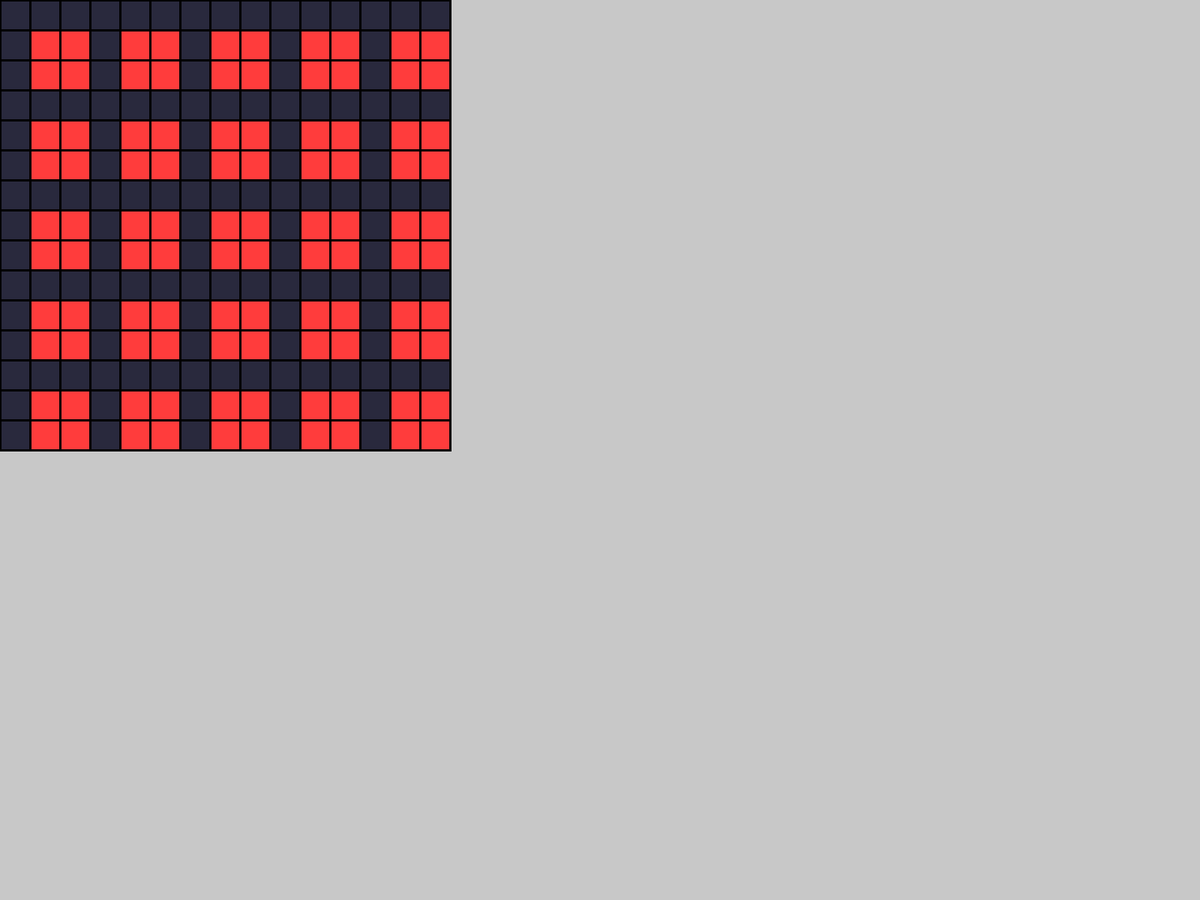
Frame 1 (no input)
Frame 60 (the mouse pressed at the canvas centre just before this capture): identical to frame 1, image omitted
Frame 120 (the mouse held since frame 60 and released just before this capture): identical to frame 1, image omitted

The Processing sketch that drew this single still picture (run headless with seeded random() and noise(); from frame 60 on, the mouse is pressed at the canvas centre):

// Processing sketch: Topdown_driver
// ── Topdown_driver.pde
//Top-down driver sim
//Car mechanics use from car_bot
//16/11/2020

//'b' to turn on bot | v to dis-/enable map mode | x to dis-/enable map maker mode

float playerLength = 50;
PVector camPos = new PVector(0, 0);
PVector f = new PVector(0, 0);

boolean mapMode = true;
float mapScale = 0.1;
boolean inLevelCreation = true;
boolean canChangeMapInDriveMode = true;

//Movement
boolean[] keys = new boolean[4];
boolean left, right, gas, brake;
PVector targetPos;
float dstToTarget;
boolean alignToRoad = true;
float alignToRoadSpeed = 0.01;
float alignToRoadActivationAngle = 16;
float freecamSpeed = 15;

//Targets
float targetRot;
float targetSpeed;

//Default bot parameters
float defaultAcceleration = 0.03;
float defaultRotSpeed = 2;
float defaultDistanceSpeedMult = 0.06;
float defaultMinSpeed = 1;
float defaultMaxSpeed = 40;
float defaultSpeedFalloffPerFrame = 0.01;

//UI
PVector headingCirclePos = new PVector(1920-80, 1080-80);
float headingRadius = 70;
float headingCircleWeight = 3;

PVector speedIndicatorPos = new PVector(1920-250, 1080-80);
float speedIndicatorRadius = 70;
float speedIndicatorWeight = 3;
//135 to 225

//Tiles (world)
int worldSize = 15;
Tile[][] tiles = new Tile[worldSize][worldSize];
float tilePixelSize = 400;
float roadWidth = 300;
float sideWalkWidth = (tilePixelSize-roadWidth)/2;
int roadArcRadius = 170; //Shouldn't be higher than roadWidth
int stripesPerRoad = 4;
float stripeWidth = 10;
float stripeSize = tilePixelSize/(stripesPerRoad*2);
color sidewalkColor = color(130);
color roadColor = color(41, 41, 61);
boolean drawSideWalkLines = true;


//Car(acceleration, minSpeed, maxSpeed, rotSpeed, PVector startPos)
Car player = new Car(defaultAcceleration, defaultMinSpeed, defaultMaxSpeed, defaultRotSpeed, new PVector(0, 0));

void setup() {
  fullScreen();
  strokeWeight(3);
  generateWorldTiles();
}

void draw() {
  strokeWeight(3);
  background(200);
  targetPos = new PVector(mouseX+camPos.x, mouseY+camPos.y);
  //rot = mouseX;
  if (mapMode) renderMap();
  else renderWorld();
  if (!inLevelCreation) {
    player.update();
    camPos.x = player.pos.x-width/2 + player.currentSpeed*cos(radians(player.rot))*5;
    camPos.y = player.pos.y-height/2 + player.currentSpeed*sin(radians(player.rot))*5;
  }
  else {
    freeCam();
  }
}

void freeCam() {
  camPos.y += freecamSpeed * (keys[2] ? 1 : (keys[0] ? -1 : 0));
  camPos.x += freecamSpeed * (keys[3] ? 1 : (keys[1] ? -1 : 0));
}

void generateWorldTiles() {
  for (int y = 0; y < worldSize; y++) {
    for (int x = 0; x < worldSize; x++) {
      tiles[x][y] = new Tile(x, y, ((x % 3 == 0 || y % 3 == 0)) ? 1 : 0);
    }
  }
  for (int y = 0; y < worldSize; y++) {
    for (int x = 0; x < worldSize; x++) {
      tiles[x][y].setConnectedRoad();
    }
  }
}

void renderMap() {
  pushMatrix();
  translate(-camPos.x*mapScale, -camPos.y*mapScale);
  for (int y = 0; y < worldSize; y++) {
    for (int x = 0; x < worldSize; x++) {
      //if (abs((camPos.x + width/2) - (x+0.5)*tilePixelSize) < (width+tilePixelSize)/2 && abs((camPos.y + height/2) - (y+0.5)*tilePixelSize) < (height+tilePixelSize)/2) tiles[x][y].render();
      if (tiles[x][y].type == 0) fill(255, 60, 60);
      else if (tiles[x][y].type == 1) fill(roadColor);
      stroke(0);
      rect(x*tilePixelSize*mapScale, y*tilePixelSize*mapScale, tilePixelSize*mapScale, tilePixelSize*mapScale);
    }
  }
  
  popMatrix();
}

void renderWorld() {
  pushMatrix();
  translate(-camPos.x, -camPos.y);
  circle(0, 0, 50);
  fill(255, 0, 0);
  circle(targetPos.x, targetPos.y, 25);
  for (int y = 0; y < worldSize; y++) {
    for (int x = 0; x < worldSize; x++) {
      if (abs((camPos.x + width/2) - (x+0.5)*tilePixelSize) < (width+tilePixelSize)/2 && abs((camPos.y + height/2) - (y+0.5)*tilePixelSize) < (height+tilePixelSize)/2) tiles[x][y].render();
    }
  }
  
  popMatrix();
}



float minClamp(float x, float clamp) {
  if (x < clamp) return clamp;
  return x;
}

void mousePressed() {
  setTileType();
}

void mouseDragged() {
  setTileType();
}

void setTileType() {
  if (inLevelCreation || canChangeMapInDriveMode) {
    int mx = constrain(floor((mouseX+camPos.x*(mapMode ? mapScale : 1))/(tilePixelSize*(mapMode ? mapScale : 1))), 0, worldSize-1);
    int my = constrain(floor((mouseY+camPos.y*(mapMode ? mapScale : 1))/(tilePixelSize*(mapMode ? mapScale : 1))), 0, worldSize-1);
    tiles[mx][my].type = (mouseButton == LEFT ? 1 : 0);
    for (int y = my-1; y < my+2; y++) {
      for (int x = mx-1; x < mx+2; x++) {
        if (x < worldSize && y < worldSize && x >= 0 && y >= 0) {
          tiles[x][y].setConnectedRoad();
        }
      }
    }
  }
}

void keyPressed () {
  if (key == 'w') {
    keys[0] = true;
  } else if (key == 'a') {
    keys[1] = true;
  } else if (key == 's') {
    keys[2] = true;
  } else if (key == 'd') {
    keys[3] = true;
  }
  if (key == 'b') {
    player.mouseDrive = !player.mouseDrive;
  }
  if (key == 'x') {
    inLevelCreation = !inLevelCreation;
    mapMode = false;
  }
  if (key == 'v') {
    mapMode = !mapMode;
    if (mapMode) inLevelCreation = true;
  }
}

void keyReleased () {
  if (key == 'w') {
    keys[0] = false;
  } else if (key == 'a') {
    keys[1] = false;
  } else if (key == 's') {
    keys[2] = false;
  } else if (key == 'd') {
    keys[3] = false;
  }
}

// ── AICar.pde
class AICar {
  
  float acceleration;
  float minSpeed;
  float maxSpeed;
  float rotSpeed;
  float currentSpeed;
  float rot = 0;
  PVector pos = new PVector(0, 0);
  
  
  AICar(float acceleration_, float minSpeed_, float maxSpeed_, float rotSpeed_, PVector startPos) {
    acceleration = acceleration_;
    minSpeed = minSpeed_;
    maxSpeed = maxSpeed_;
    rotSpeed = rotSpeed_;
    pos = startPos;
  }
  
  void feedbackLoop() {
    left = false;
    right = false;
    gas = false;
    brake = false;
    //Turning
    if (rot != (int)(targetRot/rotSpeed)*rotSpeed) {
      float rightDiff = (targetRot-rot); //difference in degrees on right side, seen from the current point
      if (rightDiff < 0)
        rightDiff+=360;
      float leftDiff = (rot-targetRot); //difference in degrees on right side, seen from the current point
      if (leftDiff < 0)
        leftDiff+=360;
      if (leftDiff < rightDiff) {
        left = true;
      } else {
        right = true;
      }
    }
    //Speed
    if (currentSpeed < targetSpeed) {
      gas = true;
    } else {
      brake = true;
    }
  }
}

// ── Car.pde
class Car {
  
  boolean mouseDrive = false;
  float acceleration;
  float minSpeed;
  float maxSpeed;
  float rotSpeed;
  float currentSpeed;
  float rot = 0;
  PVector pos = new PVector(0, 0);
  
  
  Car (float acceleration_, float minSpeed_, float maxSpeed_, float rotSpeed_, PVector startPos) {
    acceleration = acceleration_;
    minSpeed = minSpeed_;
    maxSpeed = maxSpeed_;
    rotSpeed = rotSpeed_;
    pos = startPos;
  }
  
  
  void update() {
    if (mouseDrive) feedbackLoop();
    drive();
    drawPlayer();
    drawUI();
    drawText();
  }
  
  
  void drawPlayer() {
    //line(pos.x-(cos(radians(rot))*playerLength), pos.y-(sin(radians(rot))*playerLength), pos.x+(cos(radians(rot))*playerLength), pos.y+(sin(radians(rot))*playerLength));
    stroke(0);
    pushMatrix();
    fill(255);
    translate(pos.x-camPos.x, pos.y-camPos.y);
    rotate(radians(rot));
    rect(-30, -20, 60, 40);
    rect(-20, -20, 30, 40);
    rotate(radians(-rot));
    translate(-pos.x, -pos.y);
    popMatrix();
  }
  
  
  void feedbackLoop() {
    left = false;
    right = false;
    gas = false;
    brake = false;
    //Turning
    if (rot != (int)(targetRot/rotSpeed)*rotSpeed) {
      float rightDiff = (targetRot-rot); //difference in degrees on right side, seen from the current point
      if (rightDiff < 0) rightDiff+=360;
      float leftDiff = (rot-targetRot); //difference in degrees on right side, seen from the current point
      if (leftDiff < 0) leftDiff+=360;
      
      if (min(leftDiff, rightDiff) < rotSpeed) {
        if (leftDiff < rightDiff) rot -= leftDiff;
        else right = true; rot += rightDiff;
      }
      else {
        if (leftDiff < rightDiff) left = true;
        else right = true;
      }
    }
    //Speed
    if (currentSpeed < targetSpeed) {
      gas = true;
    } else {
      brake = true;
    }
  }
  
  
  
  void drive() {
    //Getting player input
    if (!mouseDrive) {
      gas = keys[0];
      left = keys[1];
      brake = keys[2];
      right = keys[3];
    }
    //Handling input input
    if (right) rot += rotSpeed;
    if (left) rot -= rotSpeed;
    if (gas) currentSpeed += acceleration;
    if (brake) currentSpeed -= acceleration*1.7;
    
    rot = rot%360;
    if (rot < 0) rot += 360;
    
    if (alignToRoad && min((rot % 90), 90-(rot % 90)) < alignToRoadActivationAngle && !mouseDrive) {
      if (rot % 90 < alignToRoadActivationAngle) {
        rot -= rot % 90 * alignToRoadSpeed;
      } else if (90-(rot % 90) < alignToRoadActivationAngle) {
        rot += (90-(rot % 90)) * alignToRoadSpeed;
      }
    }
    
    currentSpeed -= defaultSpeedFalloffPerFrame;
    currentSpeed = minClamp(currentSpeed, 0);
    dstToTarget = sqrt(sq(targetPos.x-pos.x) + sq(targetPos.y-pos.y));
    targetSpeed = dstToTarget*defaultDistanceSpeedMult;
    if (targetSpeed > maxSpeed) targetSpeed = maxSpeed;
    
    
    pos.add(new PVector(f.x, -f.y));
    pos.add(new PVector(cos(radians(rot))*currentSpeed, sin(radians(rot))*currentSpeed));
  }
  
  void drawUI() {
    fill(255);
    targetRot = (450 - degrees(atan2(targetPos.x-pos.x, targetPos.y-pos.y)))%360;
    /*
    targetRot -= 90;
    targetRot = 360-targetRot;
    targetRot = targetRot%360;
    */
    
    //Heading to mouse indicator
    strokeWeight(headingCircleWeight);
    circle(headingCirclePos.x, headingCirclePos.y, headingRadius*2);
    stroke(255, 0, 0);
    line(headingCirclePos.x, headingCirclePos.y, headingCirclePos.x+cos(radians(targetRot))*headingRadius, headingCirclePos.y+sin(radians(targetRot))*headingRadius);
    stroke(0);
    line(headingCirclePos.x, headingCirclePos.y, headingCirclePos.x+cos(radians(rot))*headingRadius, headingCirclePos.y+sin(radians(rot))*headingRadius);
    
    //Speed indicator
    arc(speedIndicatorPos.x, speedIndicatorPos.y, speedIndicatorRadius*2, speedIndicatorRadius*2, 3*QUARTER_PI, PI+5*QUARTER_PI, PIE);
    float speedIndicatorRot = map(currentSpeed, 0, maxSpeed, 140, 400);  
    float targetSpeedIndicatorRot = map(targetSpeed, 0, maxSpeed, 140, 400);  
    line(speedIndicatorPos.x, speedIndicatorPos.y, speedIndicatorPos.x+cos(radians(speedIndicatorRot))*speedIndicatorRadius, speedIndicatorPos.y+sin(radians(speedIndicatorRot))*speedIndicatorRadius);
    stroke(255, 0, 0);
    line(speedIndicatorPos.x, speedIndicatorPos.y, speedIndicatorPos.x+cos(radians(targetSpeedIndicatorRot))*speedIndicatorRadius, speedIndicatorPos.y+sin(radians(targetSpeedIndicatorRot))*speedIndicatorRadius);
    stroke(0);
  }
  
  void drawText() {
    textSize(30);
    fill(0);
    text("Rot: " + rot + "\nTarget rot: " + targetRot + "\nTarget: " + targetPos + "\nDst from target: " + dstToTarget + "\nPos: "+ (int)pos.x + ", "  + (int)pos.y + "\nCam pos: "+ (int)camPos.x + ", "  + (int)camPos.y + "\nSpeed: " + currentSpeed + "\nMouse drive: " + mouseDrive + "\nRot cos" + cos(radians(rot)), 0, 60);
  }
}

// ── Tile.pde
class Tile {
  
  PVector pos = new PVector(0, 0); //Also index in 2D array of all tiles, might be temporary as could only be used for finite world
  int type = 0;
  boolean[] connectedRoad = new boolean[4];
  int totalRoadsConnected = 0;
  int highestConnectedRoad = 0;
  int roadType = 0;
  /*
  
  Road types:
  
  0: no connected roads
  1: single connection
  2: dual connection: bend
  3: dual connection: straight road
  4: triple connection
  5: quadruple connection (will be upgraded to have roundabout, street lights and simple crossing types)
  
  
  
  ConnectedRoad:
  _______
  |  0  |
  |3   1|
  |  2  |
  -------
  
  Types:
  0: Building
  1: Road
  
  */
  
  Tile(int x, int y, int t) {
    pos = new PVector(x, y);
    type = t;
  }
  
  void setConnectedRoad() {
    for (int i = 0; i < 4; i++) {
      connectedRoad[i] = false;
    }
    totalRoadsConnected = 0;
    int x = (int)pos.x;
    int y = (int)pos.y;
    if (y > 0) { if (tiles[x][y-1].type == 1) { connectedRoad[0] = true; totalRoadsConnected++; highestConnectedRoad = 0; }}
    if (x < worldSize-1) { if (tiles[x+1][y].type == 1) { connectedRoad[1] = true; totalRoadsConnected++; highestConnectedRoad = 1; }}
    if (y < worldSize-1) { if (tiles[x][y+1].type == 1) { connectedRoad[2] = true; totalRoadsConnected++; highestConnectedRoad = 2; }}
    if (x > 0) { if (tiles[x-1][y].type == 1) { connectedRoad[3] = true; totalRoadsConnected++; highestConnectedRoad = 3; }}
    calculateRoadType();
  }
  
  void calculateRoadType() {
    switch (totalRoadsConnected) {
      case 0:
        roadType = 0;
        break;
      case 1: 
        roadType = 1;
        break;
      case 2: 
        //check for bend
        boolean bend = false;
        for (int i = 0; i < 4; i++) {
          if ((connectedRoad[highestConnectedRoad] && connectedRoad[(highestConnectedRoad == 3) ? 0 : highestConnectedRoad+1]) || 
          (connectedRoad[highestConnectedRoad] && connectedRoad[(highestConnectedRoad == 0) ? 3 : highestConnectedRoad-1])) {
            bend = true;
          }
        }
        if (bend) {
          roadType = 2;
          break;
        }
        roadType = 3;
        break;
      case 3:
        roadType = 4;
        break;
      case 4: 
        roadType = 5;
        break;
    }
  }
  
  void render() {
    pushMatrix();
    translate(pos.x*tilePixelSize, pos.y*tilePixelSize);
    if (type == 0) renderBuilding();
    if (type == 1) renderRoad();
    popMatrix();
  }
  
  void renderBuilding() {
    fill(255, 60, 60);
    float offsetFromOtherTiles = 0;
    rect(offsetFromOtherTiles, offsetFromOtherTiles, tilePixelSize-offsetFromOtherTiles*2, tilePixelSize-offsetFromOtherTiles*2);
  }
  
  void renderRoad() {
    pushMatrix();
    
    switch (roadType) {
      case 0:
        //No roads connected
        noStroke();
        fill(sidewalkColor);
        rect(0, 0, tilePixelSize, tilePixelSize);
        
        fill(roadColor);
        
        float far = tilePixelSize-sideWalkWidth-(0.5*roadArcRadius);
        float close = sideWalkWidth+0.5*roadArcRadius;
        
        
        if (drawSideWalkLines) stroke(0);
        else noStroke();
        rect(sideWalkWidth, sideWalkWidth, roadWidth, roadWidth, roadArcRadius/2);
        break;
        
        
      case 1:
        //Single road connected
        pushMatrix();
        translate(tilePixelSize/2, tilePixelSize/2);
        rotate(PI/2*highestConnectedRoad);
        translate(-tilePixelSize/2, -tilePixelSize/2);
        
        fill(sidewalkColor);
        noStroke();
        rect(0, 0, tilePixelSize, tilePixelSize);
        fill(roadColor);
        
        far = tilePixelSize-sideWalkWidth-(0.5*roadArcRadius);
        close = sideWalkWidth+0.5*roadArcRadius;
        /*
        arc(far, far, roadArcRadius, roadArcRadius, 0, PI/2);
        arc(close, far, roadArcRadius, roadArcRadius, PI/2, PI);
        rect(close, far, far-close, roadArcRadius/2);
        rect(sideWalkWidth, 0, roadWidth, tilePixelSize - sideWalkWidth-roadArcRadius/2);
        */
        noStroke();
        rect(sideWalkWidth, 0, roadWidth, tilePixelSize - sideWalkWidth, 0, 0, roadArcRadius/2, roadArcRadius/2);
        
        //Stripes
        fill(255);
        noStroke();
        for (int i = 0; i < ceil(stripesPerRoad/2); i++) {
          rect(tilePixelSize/2 - stripeWidth/2, (i+0.25)*stripeSize*2, stripeWidth, stripeSize);
        }
        
        //Lines:
        if (drawSideWalkLines) {
          stroke(0);
          noFill();
          line(close, tilePixelSize-(0.5*(tilePixelSize-roadWidth)), far, tilePixelSize-(0.5*(tilePixelSize-roadWidth)));
          line(sideWalkWidth, 0, sideWalkWidth, tilePixelSize - sideWalkWidth-roadArcRadius/2);
          line(tilePixelSize-sideWalkWidth, 0, tilePixelSize-sideWalkWidth, tilePixelSize - sideWalkWidth-roadArcRadius/2);
          arc(far, far, roadArcRadius, roadArcRadius, 0, PI/2);
          arc(close, far, roadArcRadius, roadArcRadius, PI/2, PI);
        }
        popMatrix();
        break;
        
        
      case 2:
        //2 connected roads: bend road
        translate(tilePixelSize/2, tilePixelSize/2);
        if (highestConnectedRoad == 3 && connectedRoad[0]) rotate(PI/2);
        rotate(PI + PI/2*highestConnectedRoad);
        translate(-tilePixelSize/2, -tilePixelSize/2);
        noStroke();
        
        fill(sidewalkColor);
        rect(0, 0, tilePixelSize, tilePixelSize);
        
        fill(roadColor);
        rect(sideWalkWidth, sideWalkWidth, tilePixelSize-sideWalkWidth, tilePixelSize-sideWalkWidth, roadArcRadius/2, 0, 0, 0);
        
        
        //Stripes
        fill(255);
        noStroke();
        //rect(tilePixelSize/2, tilePixelSize/2, tilePixelSize/2, tilePixelSize/2, roadArcRadius/2, 0, 0, 0); 
        rect(tilePixelSize/2-stripeWidth/2, tilePixelSize/2-stripeWidth/2, tilePixelSize/2+stripeWidth/2, tilePixelSize/2+stripeWidth/2, roadArcRadius/2, 0, 0, 0); 
        fill(roadColor);
        rect(tilePixelSize/2+stripeWidth/2, tilePixelSize/2+stripeWidth/2, tilePixelSize/2-stripeWidth/2, tilePixelSize/2-stripeWidth/2, roadArcRadius/2-stripeWidth, 0, 0, 0); 
        for (int i = 0; i < stripesPerRoad+1; i++) {
          arc(tilePixelSize, tilePixelSize, (tilePixelSize-sideWalkWidth-3)*2, (tilePixelSize-sideWalkWidth-3)*2, constrain(-PI/(stripesPerRoad*8) + i*PI/(stripesPerRoad*2), 0, PI/2) + PI, constrain(-PI/(stripesPerRoad*8) + (i+0.5)*PI/(stripesPerRoad*2), 0, PI/2) + PI);
          //arc(tilePixelSize, tilePixelSize, (tilePixelSize-sideWalkWidth-3)*2, (tilePixelSize-sideWalkWidth-3)*2, constrain(-PI/(stripesPerRoad*2), 0, PI/2) + PI, constrain(-PI/(stripesPerRoad*2) + 1.5*PI/(stripesPerRoad*2), 0, PI/2) + PI);
        }
        
        
        //Sidewalk
        fill(sidewalkColor);
        arc(tilePixelSize, tilePixelSize, sideWalkWidth*2, sideWalkWidth*2, PI, PI+PI/2);
        
        if (drawSideWalkLines) { 
          stroke(0);
          noFill();
          //Sidewalk
          arc(tilePixelSize, tilePixelSize, sideWalkWidth*2, sideWalkWidth*2, PI, PI+PI/2);
          //Street
          line(sideWalkWidth, sideWalkWidth + roadArcRadius/2, sideWalkWidth, tilePixelSize);
          line(sideWalkWidth + roadArcRadius/2, sideWalkWidth, tilePixelSize, sideWalkWidth);
          arc(sideWalkWidth + roadArcRadius/2, sideWalkWidth + roadArcRadius/2, roadArcRadius, roadArcRadius, PI, PI+PI/2);
        }
        break;
        
      case 3:
        //2 Connected roads: straight road
        pushMatrix();
        if (highestConnectedRoad == 3) {
          translate(tilePixelSize/2, tilePixelSize/2);
          rotate(PI/2);
          translate(-tilePixelSize/2, -tilePixelSize/2);
        }
        noStroke();
        fill(sidewalkColor);
        rect(0, 0, tilePixelSize, tilePixelSize);
        
        
        fill(roadColor);
        noStroke();
        rect(sideWalkWidth, 0, roadWidth, tilePixelSize);
        if (drawSideWalkLines) {
          stroke(0);
          line(sideWalkWidth, 0, sideWalkWidth, tilePixelSize);
          line(tilePixelSize-sideWalkWidth, 0, tilePixelSize-sideWalkWidth, tilePixelSize);
        }
        
        //Stripes
        fill(255);
        noStroke();
        for (int i = 0; i < stripesPerRoad; i++) {
          rect(tilePixelSize/2 - stripeWidth/2, (i+0.25)*stripeSize*2, stripeWidth, stripeSize);
        }
        
        popMatrix();
        break;
        
        
      case 4:
        //Triple connected roads
        translate(tilePixelSize/2, tilePixelSize/2);
        if (highestConnectedRoad == 3 && connectedRoad[0]) {
          rotate(PI/2);
          if (connectedRoad[1]) rotate(PI/2);
        }
        rotate(PI/2 + PI/2*highestConnectedRoad);
        translate(-tilePixelSize/2, -tilePixelSize/2);
        
        noStroke();
        fill(roadColor);
        rect(0, 0, tilePixelSize, tilePixelSize);
        
        //Stripes
        fill(255);
        noStroke();
        //rect(tilePixelSize/2, tilePixelSize/2, tilePixelSize/2, tilePixelSize/2, roadArcRadius/2, 0, 0, 0); 
        rect(tilePixelSize/2-stripeWidth/2, tilePixelSize/2-stripeWidth/2, tilePixelSize/2+stripeWidth/2, tilePixelSize/2+stripeWidth/2, roadArcRadius/2, 0, 0, 0); 
        rect(0, tilePixelSize/2-stripeWidth/2, tilePixelSize/2+stripeWidth/2, tilePixelSize/2+stripeWidth/2, 0, roadArcRadius/2, 0, 0); 
        fill(roadColor);
        rect(tilePixelSize/2+stripeWidth/2, tilePixelSize/2+stripeWidth/2, tilePixelSize/2-stripeWidth/2, tilePixelSize/2-stripeWidth/2, roadArcRadius/2-stripeWidth, 0, 0, 0); 
        rect(0, tilePixelSize/2+stripeWidth/2, tilePixelSize/2-stripeWidth/2, tilePixelSize/2-stripeWidth/2, 0, roadArcRadius/2-stripeWidth, 0, 0); 
        
        for (int i = 0; i < stripesPerRoad+1; i++) {
          arc(tilePixelSize, tilePixelSize, (tilePixelSize-sideWalkWidth-3)*2, (tilePixelSize-sideWalkWidth-3)*2, constrain(-PI/(stripesPerRoad*8) + i*PI/(stripesPerRoad*2), 0, PI/2) + PI, constrain(-PI/(stripesPerRoad*8) + (i+0.5)*PI/(stripesPerRoad*2), 0, PI/2) + PI);
          arc(0, tilePixelSize, (tilePixelSize-sideWalkWidth-3)*2, (tilePixelSize-sideWalkWidth-3)*2, constrain(-PI/(stripesPerRoad*8) + i*PI/(stripesPerRoad*2), 0, PI/2) + 1.5*PI, constrain(-PI/(stripesPerRoad*8) + (i+0.5)*PI/(stripesPerRoad*2), 0, PI/2) + 1.5*PI);
        }
        
        fill(255);
        noStroke();
        for (int i = 0; i < stripesPerRoad; i++) {
          rect((i+0.25)*stripeSize*2, tilePixelSize/2 - stripeWidth/2, stripeSize, stripeWidth);
        }
        
        //Sidewalk
        fill(sidewalkColor);
        rect(0, 0, tilePixelSize, sideWalkWidth);
        if (drawSideWalkLines) stroke(0);
        else noStroke();
        
        for (int i = 0; i < 2; i++) {
          arc((1-i)*tilePixelSize, tilePixelSize, sideWalkWidth*2, sideWalkWidth*2, PI+PI/2*i, PI + PI/2*(i+1));
        }
        line(0, sideWalkWidth, tilePixelSize, sideWalkWidth);
        break;     
        
        
      case 5:
        //Quadruple connected roads; simple crossing
        noStroke();
        fill(roadColor);
        rect(0, 0, tilePixelSize, tilePixelSize);
        
        fill(sidewalkColor);
        if (drawSideWalkLines) stroke(0);
        else noStroke();
        for (int i = 0; i < 4; i++) {
          arc(((i == 1 || i == 2) ? 1 : 0)*tilePixelSize, ((i == 2 || i == 3) ? 1 : 0)*tilePixelSize, sideWalkWidth*2, sideWalkWidth*2, PI/2*i, PI/2*(i+1));
        }
        
        //Stripes
        fill(255);
        noStroke();
        //Vertical
        for (int i = 0; i < stripesPerRoad; i++) {
          rect(tilePixelSize/2 - stripeWidth/2, (i+0.25)*stripeSize*2, stripeWidth, stripeSize);
        }
        //Horizontal
        for (int i = 0; i < stripesPerRoad; i++) {
          rect((i+0.25)*stripeSize*2, tilePixelSize/2 - stripeWidth/2, stripeSize, stripeWidth);
        }
        
        break;
    }
    
    popMatrix();
  }
  
  void renderCorner() {
    
  }
}
